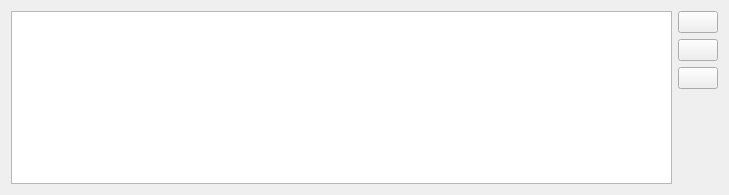
<?xml version="1.0" encoding="UTF-8"?>
<ui version="4.0">
 <class>MarkerWidget</class>
 <widget class="QWidget" name="MarkerWidget">
  <property name="geometry">
   <rect>
    <x>0</x>
    <y>0</y>
    <width>729</width>
    <height>195</height>
   </rect>
  </property>
  <property name="windowTitle">
   <string>Form</string>
  </property>
  <layout class="QHBoxLayout" name="horizontalLayout">
   <item>
    <widget class="QTreeView" name="treeView">
     <property name="selectionMode">
      <enum>QAbstractItemView::MultiSelection</enum>
     </property>
     <property name="itemsExpandable">
      <bool>true</bool>
     </property>
     <property name="animated">
      <bool>true</bool>
     </property>
     <property name="expandsOnDoubleClick">
      <bool>true</bool>
     </property>
     <attribute name="headerMinimumSectionSize">
      <number>0</number>
     </attribute>
    </widget>
   </item>
   <item>
    <layout class="QVBoxLayout" name="verticalLayout">
     <item>
      <widget class="QPushButton" name="bAdd">
       <property name="sizePolicy">
        <sizepolicy hsizetype="Fixed" vsizetype="Fixed">
         <horstretch>0</horstretch>
         <verstretch>0</verstretch>
        </sizepolicy>
       </property>
       <property name="toolTip">
        <string>Add marker</string>
       </property>
       <property name="text">
        <string/>
       </property>
       <property name="icon">
        <iconset theme="list-add" resource="../../icons.qrc">
         <normaloff>:/icons/add.png</normaloff>:/icons/add.png</iconset>
       </property>
      </widget>
     </item>
     <item>
      <widget class="QPushButton" name="bAddAll">
       <property name="sizePolicy">
        <sizepolicy hsizetype="Fixed" vsizetype="Fixed">
         <horstretch>0</horstretch>
         <verstretch>0</verstretch>
        </sizepolicy>
       </property>
       <property name="toolTip">
        <string>Add markers to all traces</string>
       </property>
       <property name="text">
        <string/>
       </property>
       <property name="icon">
        <iconset theme="list-add" resource="../../icons.qrc">
         <normaloff>:/icons/add.png</normaloff>:/icons/add.png</iconset>
       </property>
      </widget>
     </item>
     <item>
      <widget class="QPushButton" name="bDelete">
       <property name="sizePolicy">
        <sizepolicy hsizetype="Fixed" vsizetype="Fixed">
         <horstretch>0</horstretch>
         <verstretch>0</verstretch>
        </sizepolicy>
       </property>
       <property name="toolTip">
        <string>Delete marker</string>
       </property>
       <property name="text">
        <string/>
       </property>
       <property name="icon">
        <iconset theme="list-remove" resource="../../icons.qrc">
         <normaloff>:/icons/remove.png</normaloff>:/icons/remove.png</iconset>
       </property>
      </widget>
     </item>
     <item>
      <spacer name="verticalSpacer">
       <property name="orientation">
        <enum>Qt::Vertical</enum>
       </property>
       <property name="sizeHint" stdset="0">
        <size>
         <width>20</width>
         <height>40</height>
        </size>
       </property>
      </spacer>
     </item>
    </layout>
   </item>
  </layout>
 </widget>
 <resources>
  <include location="../../icons.qrc"/>
 </resources>
 <connections/>
</ui>
